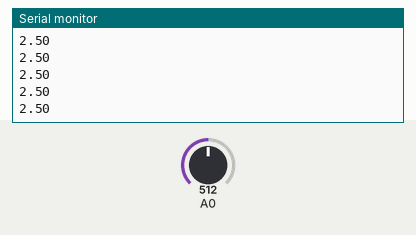
This sketch was run on a simulated Arduino Uno, built with avr-gcc and run on an emulated ATmega328P. Parts: the last lines printed to the serial monitor. The inputs (shaded band) are chosen by the test bench; at power-on: A0 = 512.

Above: at 1.2 s.
1.3 s: A0 set to 716
At 2.2 s:
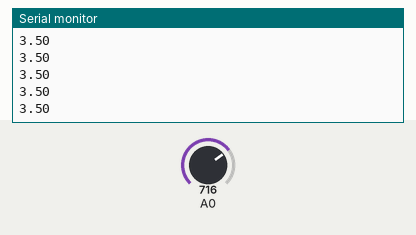
2.8 s: A0 set to 900
At 3.6 s:
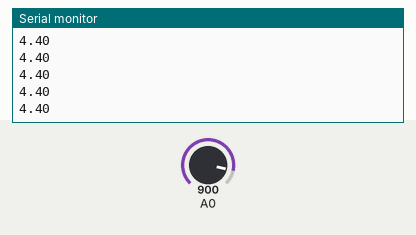
Timing chart, 0 to 5.8 s (numbered marks = the images above; inputs shaded):
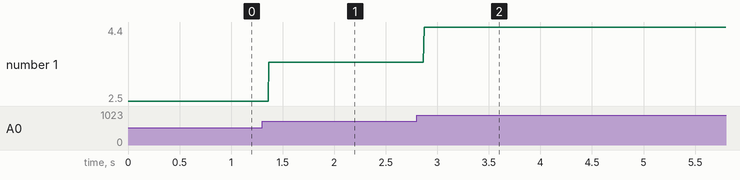

The sketch:

analog-read.ino
```cpp
void setup() {
	Serial.begin(9600);
}

void loop() {
	int sensorValue = analogRead(A0);
	float value = (sensorValue / 1023.0 ) * 5;
	Serial.println(value);
	delay(1);
}
```

Measured:
- after the input at 1.3 s, the serial monitor: prints a new line after 0.07 s (image 1)
- after the input at 2.8 s, the serial monitor: prints a new line after 0.07 s (image 2)
- plotted number 1: 2.5 → 3.5 after the input at 1.3 s, 3.5 → 4.4 after the input at 2.8 s
